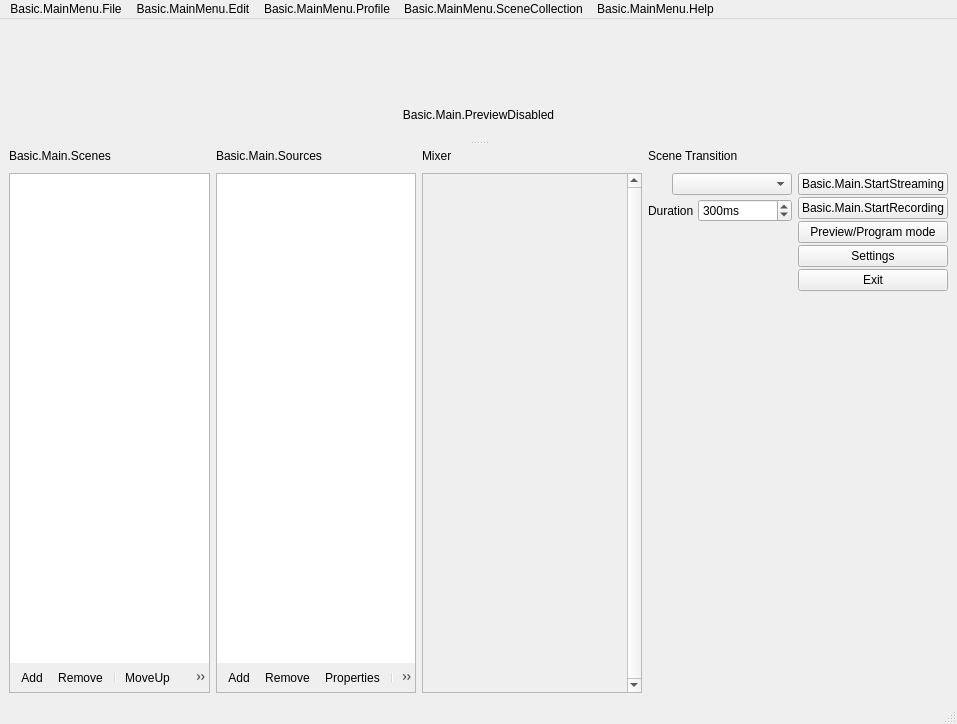
<?xml version="1.0" encoding="UTF-8"?>
<ui version="4.0">
 <author>Jim</author>
 <class>OBSBasic</class>
 <widget class="QMainWindow" name="OBSBasic">
  <property name="geometry">
   <rect>
    <x>0</x>
    <y>0</y>
    <width>957</width>
    <height>724</height>
   </rect>
  </property>
  <property name="sizePolicy">
   <sizepolicy hsizetype="Minimum" vsizetype="Minimum">
    <horstretch>0</horstretch>
    <verstretch>0</verstretch>
   </sizepolicy>
  </property>
  <property name="minimumSize">
   <size>
    <width>0</width>
    <height>0</height>
   </size>
  </property>
  <property name="windowTitle">
   <string>.MainWindow</string>
  </property>
  <property name="windowIcon">
   <iconset resource="obs.qrc">
    <normaloff>:/res/images/obs.png</normaloff>:/res/images/obs.png</iconset>
  </property>
  <property name="styleSheet">
   <string notr="true"/>
  </property>
  <widget class="QWidget" name="centralwidget">
   <layout class="QHBoxLayout" name="horizontalLayout">
    <item>
     <widget class="QSplitter" name="mainSplitter">
      <property name="orientation">
       <enum>Qt::Vertical</enum>
      </property>
      <property name="childrenCollapsible">
       <bool>false</bool>
      </property>
      <widget class="QWidget" name="verticalLayoutWidget_7">
       <layout class="QVBoxLayout" name="verticalLayout_14">
        <item>
         <layout class="QHBoxLayout" name="previewLayout">
          <property name="spacing">
           <number>2</number>
          </property>
          <item>
           <widget class="OBSBasicPreview" name="preview" native="true">
            <property name="sizePolicy">
             <sizepolicy hsizetype="Expanding" vsizetype="Expanding">
              <horstretch>0</horstretch>
              <verstretch>0</verstretch>
             </sizepolicy>
            </property>
            <property name="minimumSize">
             <size>
              <width>32</width>
              <height>32</height>
             </size>
            </property>
            <property name="focusPolicy">
             <enum>Qt::ClickFocus</enum>
            </property>
            <property name="contextMenuPolicy">
             <enum>Qt::CustomContextMenu</enum>
            </property>
           </widget>
          </item>
         </layout>
        </item>
        <item>
         <widget class="QLabel" name="previewDisabledLabel">
          <property name="sizePolicy">
           <sizepolicy hsizetype="Expanding" vsizetype="Expanding">
            <horstretch>0</horstretch>
            <verstretch>0</verstretch>
           </sizepolicy>
          </property>
          <property name="contextMenuPolicy">
           <enum>Qt::CustomContextMenu</enum>
          </property>
          <property name="text">
           <string>Basic.Main.PreviewDisabled</string>
          </property>
          <property name="alignment">
           <set>Qt::AlignCenter</set>
          </property>
         </widget>
        </item>
       </layout>
      </widget>
      <widget class="QWidget" name="gridLayoutWidget_2">
       <layout class="QGridLayout" name="gridLayout_2">
        <item row="1" column="4">
         <layout class="QVBoxLayout" name="buttonsVLayout">
          <property name="spacing">
           <number>2</number>
          </property>
          <item>
           <widget class="QPushButton" name="streamButton">
            <property name="enabled">
             <bool>true</bool>
            </property>
            <property name="sizePolicy">
             <sizepolicy hsizetype="Preferred" vsizetype="Fixed">
              <horstretch>0</horstretch>
              <verstretch>0</verstretch>
             </sizepolicy>
            </property>
            <property name="text">
             <string>Basic.Main.StartStreaming</string>
            </property>
            <property name="checkable">
             <bool>false</bool>
            </property>
           </widget>
          </item>
          <item>
           <widget class="QPushButton" name="recordButton">
            <property name="enabled">
             <bool>true</bool>
            </property>
            <property name="sizePolicy">
             <sizepolicy hsizetype="Preferred" vsizetype="Fixed">
              <horstretch>0</horstretch>
              <verstretch>0</verstretch>
             </sizepolicy>
            </property>
            <property name="minimumSize">
             <size>
              <width>130</width>
              <height>0</height>
             </size>
            </property>
            <property name="text">
             <string>Basic.Main.StartRecording</string>
            </property>
           </widget>
          </item>
          <item>
           <widget class="QPushButton" name="modeSwitch">
            <property name="text">
             <string>Preview/Program mode</string>
            </property>
           </widget>
          </item>
          <item>
           <widget class="QPushButton" name="settingsButton">
            <property name="sizePolicy">
             <sizepolicy hsizetype="Preferred" vsizetype="Fixed">
              <horstretch>0</horstretch>
              <verstretch>0</verstretch>
             </sizepolicy>
            </property>
            <property name="text">
             <string>Settings</string>
            </property>
           </widget>
          </item>
          <item>
           <widget class="QPushButton" name="exitButton">
            <property name="sizePolicy">
             <sizepolicy hsizetype="Preferred" vsizetype="Fixed">
              <horstretch>0</horstretch>
              <verstretch>0</verstretch>
             </sizepolicy>
            </property>
            <property name="text">
             <string>Exit</string>
            </property>
           </widget>
          </item>
          <item>
           <spacer name="expVSpacer_2">
            <property name="orientation">
             <enum>Qt::Vertical</enum>
            </property>
            <property name="sizeHint" stdset="0">
             <size>
              <width>0</width>
              <height>0</height>
             </size>
            </property>
           </spacer>
          </item>
         </layout>
        </item>
        <item row="1" column="2">
         <widget class="VScrollArea" name="scrollArea">
          <property name="minimumSize">
           <size>
            <width>220</width>
            <height>0</height>
           </size>
          </property>
          <property name="frameShape">
           <enum>QFrame::StyledPanel</enum>
          </property>
          <property name="frameShadow">
           <enum>QFrame::Sunken</enum>
          </property>
          <property name="verticalScrollBarPolicy">
           <enum>Qt::ScrollBarAlwaysOn</enum>
          </property>
          <property name="horizontalScrollBarPolicy">
           <enum>Qt::ScrollBarAlwaysOff</enum>
          </property>
          <property name="widgetResizable">
           <bool>true</bool>
          </property>
          <widget class="QWidget" name="volumeWidgets">
           <property name="geometry">
            <rect>
             <x>0</x>
             <y>0</y>
             <width>201</width>
             <height>16</height>
            </rect>
           </property>
           <property name="sizePolicy">
            <sizepolicy hsizetype="Preferred" vsizetype="Maximum">
             <horstretch>0</horstretch>
             <verstretch>0</verstretch>
            </sizepolicy>
           </property>
           <layout class="QVBoxLayout" name="verticalLayout_18">
            <property name="spacing">
             <number>0</number>
            </property>
            <property name="leftMargin">
             <number>0</number>
            </property>
            <property name="topMargin">
             <number>0</number>
            </property>
            <property name="rightMargin">
             <number>0</number>
            </property>
            <property name="bottomMargin">
             <number>0</number>
            </property>
           </layout>
          </widget>
         </widget>
        </item>
        <item row="1" column="0">
         <layout class="QVBoxLayout" name="scenesVLayout">
          <property name="spacing">
           <number>0</number>
          </property>
          <item>
           <widget class="QFrame" name="scenesFrame">
            <property name="sizePolicy">
             <sizepolicy hsizetype="Expanding" vsizetype="Expanding">
              <horstretch>0</horstretch>
              <verstretch>0</verstretch>
             </sizepolicy>
            </property>
            <property name="minimumSize">
             <size>
              <width>160</width>
              <height>0</height>
             </size>
            </property>
            <property name="maximumSize">
             <size>
              <width>260</width>
              <height>16777215</height>
             </size>
            </property>
            <property name="frameShape">
             <enum>QFrame::StyledPanel</enum>
            </property>
            <property name="frameShadow">
             <enum>QFrame::Sunken</enum>
            </property>
            <layout class="QVBoxLayout" name="verticalLayout_11">
             <property name="spacing">
              <number>0</number>
             </property>
             <property name="leftMargin">
              <number>0</number>
             </property>
             <property name="topMargin">
              <number>0</number>
             </property>
             <property name="rightMargin">
              <number>0</number>
             </property>
             <property name="bottomMargin">
              <number>0</number>
             </property>
             <item>
              <widget class="QListWidget" name="scenes">
               <property name="sizePolicy">
                <sizepolicy hsizetype="Preferred" vsizetype="Expanding">
                 <horstretch>0</horstretch>
                 <verstretch>0</verstretch>
                </sizepolicy>
               </property>
               <property name="contextMenuPolicy">
                <enum>Qt::CustomContextMenu</enum>
               </property>
               <property name="frameShape">
                <enum>QFrame::NoFrame</enum>
               </property>
               <property name="frameShadow">
                <enum>QFrame::Plain</enum>
               </property>
               <property name="showDropIndicator" stdset="0">
                <bool>true</bool>
               </property>
               <property name="dragEnabled">
                <bool>true</bool>
               </property>
               <property name="dragDropMode">
                <enum>QAbstractItemView::InternalMove</enum>
               </property>
               <property name="defaultDropAction">
                <enum>Qt::TargetMoveAction</enum>
               </property>
              </widget>
             </item>
             <item>
              <widget class="QToolBar" name="scenesToolbar">
               <property name="iconSize">
                <size>
                 <width>16</width>
                 <height>16</height>
                </size>
               </property>
               <property name="floatable">
                <bool>false</bool>
               </property>
               <addaction name="actionAddScene"/>
               <addaction name="actionRemoveScene"/>
               <addaction name="separator"/>
               <addaction name="actionSceneUp"/>
               <addaction name="actionSceneDown"/>
              </widget>
             </item>
             <item>
              <spacer name="scenesFixedSizeHSpacer">
               <property name="orientation">
                <enum>Qt::Horizontal</enum>
               </property>
               <property name="sizeType">
                <enum>QSizePolicy::Fixed</enum>
               </property>
               <property name="sizeHint" stdset="0">
                <size>
                 <width>150</width>
                 <height>0</height>
                </size>
               </property>
              </spacer>
             </item>
            </layout>
           </widget>
          </item>
         </layout>
        </item>
        <item row="0" column="1">
         <widget class="QLabel" name="sourcesLabel">
          <property name="text">
           <string>Basic.Main.Sources</string>
          </property>
         </widget>
        </item>
        <item row="0" column="2">
         <layout class="QHBoxLayout" name="mixadvHLayout">
          <property name="spacing">
           <number>2</number>
          </property>
          <item>
           <widget class="QLabel" name="mixerLabel">
            <property name="sizePolicy">
             <sizepolicy hsizetype="Maximum" vsizetype="Preferred">
              <horstretch>0</horstretch>
              <verstretch>0</verstretch>
             </sizepolicy>
            </property>
            <property name="text">
             <string>Mixer</string>
            </property>
           </widget>
          </item>
          <item>
           <widget class="QPushButton" name="advAudioProps">
            <property name="sizePolicy">
             <sizepolicy hsizetype="Maximum" vsizetype="Maximum">
              <horstretch>0</horstretch>
              <verstretch>0</verstretch>
             </sizepolicy>
            </property>
            <property name="maximumSize">
             <size>
              <width>22</width>
              <height>22</height>
             </size>
            </property>
            <property name="text">
             <string notr="true"/>
            </property>
            <property name="icon">
             <iconset resource="obs.qrc">
              <normaloff>:/res/images/configuration21_16.png</normaloff>:/res/images/configuration21_16.png</iconset>
            </property>
            <property name="flat">
             <bool>true</bool>
            </property>
            <property name="themeID" stdset="0">
             <string notr="true">configIconSmall</string>
            </property>
           </widget>
          </item>
          <item>
           <spacer name="mixadvHSpacer_4">
            <property name="orientation">
             <enum>Qt::Horizontal</enum>
            </property>
            <property name="sizeHint" stdset="0">
             <size>
              <width>0</width>
              <height>0</height>
             </size>
            </property>
           </spacer>
          </item>
         </layout>
        </item>
        <item row="1" column="1">
         <layout class="QVBoxLayout" name="sourcesVLayout">
          <property name="spacing">
           <number>0</number>
          </property>
          <item>
           <widget class="QFrame" name="sourcesFrame">
            <property name="sizePolicy">
             <sizepolicy hsizetype="Expanding" vsizetype="Expanding">
              <horstretch>0</horstretch>
              <verstretch>0</verstretch>
             </sizepolicy>
            </property>
            <property name="minimumSize">
             <size>
              <width>160</width>
              <height>0</height>
             </size>
            </property>
            <property name="maximumSize">
             <size>
              <width>260</width>
              <height>16777215</height>
             </size>
            </property>
            <property name="frameShape">
             <enum>QFrame::StyledPanel</enum>
            </property>
            <property name="frameShadow">
             <enum>QFrame::Sunken</enum>
            </property>
            <layout class="QVBoxLayout" name="verticalLayout_16">
             <property name="spacing">
              <number>0</number>
             </property>
             <property name="leftMargin">
              <number>0</number>
             </property>
             <property name="topMargin">
              <number>0</number>
             </property>
             <property name="rightMargin">
              <number>0</number>
             </property>
             <property name="bottomMargin">
              <number>0</number>
             </property>
             <item>
              <widget class="SourceListWidget" name="sources">
               <property name="sizePolicy">
                <sizepolicy hsizetype="Preferred" vsizetype="Expanding">
                 <horstretch>0</horstretch>
                 <verstretch>0</verstretch>
                </sizepolicy>
               </property>
               <property name="contextMenuPolicy">
                <enum>Qt::CustomContextMenu</enum>
               </property>
               <property name="frameShape">
                <enum>QFrame::NoFrame</enum>
               </property>
               <property name="showDropIndicator" stdset="0">
                <bool>true</bool>
               </property>
               <property name="dragEnabled">
                <bool>true</bool>
               </property>
               <property name="dragDropMode">
                <enum>QAbstractItemView::InternalMove</enum>
               </property>
               <property name="defaultDropAction">
                <enum>Qt::TargetMoveAction</enum>
               </property>
               <property name="selectionMode">
                <enum>QAbstractItemView::ExtendedSelection</enum>
               </property>
              </widget>
             </item>
             <item>
              <widget class="QToolBar" name="sourcesToolbar">
               <property name="iconSize">
                <size>
                 <width>16</width>
                 <height>16</height>
                </size>
               </property>
               <property name="floatable">
                <bool>false</bool>
               </property>
               <addaction name="actionAddSource"/>
               <addaction name="actionRemoveSource"/>
               <addaction name="actionSourceProperties"/>
               <addaction name="separator"/>
               <addaction name="actionSourceUp"/>
               <addaction name="actionSourceDown"/>
              </widget>
             </item>
             <item>
              <spacer name="sourcesFixedSizeHSpacer">
               <property name="orientation">
                <enum>Qt::Horizontal</enum>
               </property>
               <property name="sizeType">
                <enum>QSizePolicy::Fixed</enum>
               </property>
               <property name="sizeHint" stdset="0">
                <size>
                 <width>150</width>
                 <height>0</height>
                </size>
               </property>
              </spacer>
             </item>
            </layout>
           </widget>
          </item>
         </layout>
        </item>
        <item row="0" column="0">
         <widget class="QLabel" name="scenesLabel">
          <property name="text">
           <string>Basic.Main.Scenes</string>
          </property>
         </widget>
        </item>
        <item row="1" column="3">
         <layout class="QVBoxLayout" name="verticalLayout">
          <property name="spacing">
           <number>4</number>
          </property>
          <item>
           <layout class="QHBoxLayout" name="horizontalLayout_2">
            <property name="spacing">
             <number>2</number>
            </property>
            <item>
             <widget class="QPushButton" name="transitionProps">
              <property name="sizePolicy">
               <sizepolicy hsizetype="Maximum" vsizetype="Maximum">
                <horstretch>0</horstretch>
                <verstretch>0</verstretch>
               </sizepolicy>
              </property>
              <property name="maximumSize">
               <size>
                <width>22</width>
                <height>22</height>
               </size>
              </property>
              <property name="text">
               <string notr="true"/>
              </property>
              <property name="icon">
               <iconset resource="obs.qrc">
                <normaloff>:/res/images/configuration21_16.png</normaloff>:/res/images/configuration21_16.png</iconset>
              </property>
              <property name="flat">
               <bool>true</bool>
              </property>
              <property name="themeID" stdset="0">
               <string notr="true">configIconSmall</string>
              </property>
             </widget>
            </item>
            <item>
             <widget class="QComboBox" name="transitions">
              <property name="minimumSize">
               <size>
                <width>120</width>
                <height>0</height>
               </size>
              </property>
             </widget>
            </item>
           </layout>
          </item>
          <item>
           <layout class="QHBoxLayout" name="horizontalLayout_3">
            <property name="spacing">
             <number>4</number>
            </property>
            <item>
             <widget class="QLabel" name="label">
              <property name="sizePolicy">
               <sizepolicy hsizetype="Maximum" vsizetype="Preferred">
                <horstretch>0</horstretch>
                <verstretch>0</verstretch>
               </sizepolicy>
              </property>
              <property name="text">
               <string>Duration</string>
              </property>
             </widget>
            </item>
            <item>
             <widget class="QSpinBox" name="transitionDuration">
              <property name="suffix">
               <string>ms</string>
              </property>
              <property name="minimum">
               <number>2</number>
              </property>
              <property name="maximum">
               <number>10000</number>
              </property>
              <property name="singleStep">
               <number>50</number>
              </property>
              <property name="value">
               <number>300</number>
              </property>
             </widget>
            </item>
           </layout>
          </item>
          <item>
           <spacer name="verticalSpacer">
            <property name="orientation">
             <enum>Qt::Vertical</enum>
            </property>
            <property name="sizeHint" stdset="0">
             <size>
              <width>20</width>
              <height>40</height>
             </size>
            </property>
           </spacer>
          </item>
         </layout>
        </item>
        <item row="0" column="3">
         <widget class="QLabel" name="label_2">
          <property name="text">
           <string>Scene Transition</string>
          </property>
         </widget>
        </item>
       </layout>
      </widget>
     </widget>
    </item>
   </layout>
  </widget>
  <widget class="QMenuBar" name="menubar">
   <property name="geometry">
    <rect>
     <x>0</x>
     <y>0</y>
     <width>957</width>
     <height>21</height>
    </rect>
   </property>
   <widget class="QMenu" name="menu_File">
    <property name="title">
     <string>Basic.MainMenu.File</string>
    </property>
    <addaction name="actionShow_Recordings"/>
    <addaction name="actionRemux"/>
    <addaction name="separator"/>
    <addaction name="action_Settings"/>
    <addaction name="actionShowSettingsFolder"/>
    <addaction name="actionShowProfileFolder"/>
    <addaction name="separator"/>
    <addaction name="actionE_xit"/>
   </widget>
   <widget class="QMenu" name="menuBasic_MainMenu_Help">
    <property name="title">
     <string>Basic.MainMenu.Help</string>
    </property>
    <widget class="QMenu" name="menuLogFiles">
     <property name="title">
      <string>Basic.MainMenu.Help.Logs</string>
     </property>
     <addaction name="actionShowLogs"/>
     <addaction name="actionUploadCurrentLog"/>
     <addaction name="actionUploadLastLog"/>
     <addaction name="actionViewCurrentLog"/>
    </widget>
    <addaction name="actionWebsite"/>
    <addaction name="separator"/>
    <addaction name="menuLogFiles"/>
    <addaction name="actionCheckForUpdates"/>
   </widget>
   <widget class="QMenu" name="menuBasic_MainMenu_Edit">
    <property name="title">
     <string>Basic.MainMenu.Edit</string>
    </property>
    <widget class="QMenu" name="transformMenu">
     <property name="title">
      <string>Basic.MainMenu.Edit.Transform</string>
     </property>
     <addaction name="actionEditTransform"/>
     <addaction name="actionResetTransform"/>
     <addaction name="separator"/>
     <addaction name="actionRotate90CW"/>
     <addaction name="actionRotate90CCW"/>
     <addaction name="actionRotate180"/>
     <addaction name="separator"/>
     <addaction name="actionFlipHorizontal"/>
     <addaction name="actionFlipVertical"/>
     <addaction name="separator"/>
     <addaction name="actionFitToScreen"/>
     <addaction name="actionStretchToScreen"/>
     <addaction name="actionCenterToScreen"/>
    </widget>
    <widget class="QMenu" name="orderMenu">
     <property name="title">
      <string>Basic.MainMenu.Edit.Order</string>
     </property>
     <addaction name="actionMoveUp"/>
     <addaction name="actionMoveDown"/>
     <addaction name="separator"/>
     <addaction name="actionMoveToTop"/>
     <addaction name="actionMoveToBottom"/>
    </widget>
    <addaction name="transformMenu"/>
    <addaction name="orderMenu"/>
    <addaction name="separator"/>
    <addaction name="actionAdvAudioProperties"/>
   </widget>
   <widget class="QMenu" name="profileMenu">
    <property name="title">
     <string>Basic.MainMenu.Profile</string>
    </property>
    <addaction name="actionNewProfile"/>
    <addaction name="actionDupProfile"/>
    <addaction name="actionRenameProfile"/>
    <addaction name="actionRemoveProfile"/>
    <addaction name="separator"/>
   </widget>
   <widget class="QMenu" name="sceneCollectionMenu">
    <property name="title">
     <string>Basic.MainMenu.SceneCollection</string>
    </property>
    <addaction name="actionNewSceneCollection"/>
    <addaction name="actionDupSceneCollection"/>
    <addaction name="actionRenameSceneCollection"/>
    <addaction name="actionRemoveSceneCollection"/>
    <addaction name="separator"/>
   </widget>
   <addaction name="menu_File"/>
   <addaction name="menuBasic_MainMenu_Edit"/>
   <addaction name="profileMenu"/>
   <addaction name="sceneCollectionMenu"/>
   <addaction name="menuBasic_MainMenu_Help"/>
  </widget>
  <widget class="OBSBasicStatusBar" name="statusbar"/>
  <action name="actionAddScene">
   <property name="icon">
    <iconset resource="obs.qrc">
     <normaloff>:/res/images/add.png</normaloff>:/res/images/add.png</iconset>
   </property>
   <property name="text">
    <string>Add</string>
   </property>
   <property name="themeID" stdset="0">
    <string notr="true">addIconSmall</string>
   </property>
  </action>
  <action name="actionAddSource">
   <property name="icon">
    <iconset resource="obs.qrc">
     <normaloff>:/res/images/add.png</normaloff>:/res/images/add.png</iconset>
   </property>
   <property name="text">
    <string>Add</string>
   </property>
   <property name="themeID" stdset="0">
    <string notr="true">addIconSmall</string>
   </property>
  </action>
  <action name="actionRemoveScene">
   <property name="icon">
    <iconset resource="obs.qrc">
     <normaloff>:/res/images/list_remove.png</normaloff>:/res/images/list_remove.png</iconset>
   </property>
   <property name="text">
    <string>Remove</string>
   </property>
   <property name="shortcut">
    <string>Del</string>
   </property>
   <property name="shortcutContext">
    <enum>Qt::WidgetWithChildrenShortcut</enum>
   </property>
   <property name="themeID" stdset="0">
    <string notr="true">removeIconSmall</string>
   </property>
  </action>
  <action name="actionRemoveSource">
   <property name="icon">
    <iconset resource="obs.qrc">
     <normaloff>:/res/images/list_remove.png</normaloff>:/res/images/list_remove.png</iconset>
   </property>
   <property name="text">
    <string>Remove</string>
   </property>
   <property name="shortcut">
    <string>Del</string>
   </property>
   <property name="shortcutContext">
    <enum>Qt::WidgetWithChildrenShortcut</enum>
   </property>
   <property name="themeID" stdset="0">
    <string notr="true">removeIconSmall</string>
   </property>
  </action>
  <action name="actionSourceProperties">
   <property name="enabled">
    <bool>true</bool>
   </property>
   <property name="icon">
    <iconset resource="obs.qrc">
     <normaloff>:/res/images/properties.png</normaloff>:/res/images/properties.png</iconset>
   </property>
   <property name="text">
    <string>Properties</string>
   </property>
   <property name="themeID" stdset="0">
    <string notr="true">propertiesIconSmall</string>
   </property>
  </action>
  <action name="actionSceneUp">
   <property name="icon">
    <iconset resource="obs.qrc">
     <normaloff>:/res/images/up.png</normaloff>:/res/images/up.png</iconset>
   </property>
   <property name="text">
    <string>MoveUp</string>
   </property>
   <property name="themeID" stdset="0">
    <string notr="true">upArrowIconSmall</string>
   </property>
  </action>
  <action name="actionSourceUp">
   <property name="enabled">
    <bool>true</bool>
   </property>
   <property name="icon">
    <iconset resource="obs.qrc">
     <normaloff>:/res/images/up.png</normaloff>:/res/images/up.png</iconset>
   </property>
   <property name="text">
    <string>MoveUp</string>
   </property>
   <property name="themeID" stdset="0">
    <string notr="true">upArrowIconSmall</string>
   </property>
  </action>
  <action name="actionSceneDown">
   <property name="icon">
    <iconset resource="obs.qrc">
     <normaloff>:/res/images/down.png</normaloff>:/res/images/down.png</iconset>
   </property>
   <property name="text">
    <string>MoveDown</string>
   </property>
   <property name="themeID" stdset="0">
    <string notr="true">downArrowIconSmall</string>
   </property>
  </action>
  <action name="actionSourceDown">
   <property name="enabled">
    <bool>true</bool>
   </property>
   <property name="icon">
    <iconset resource="obs.qrc">
     <normaloff>:/res/images/down.png</normaloff>:/res/images/down.png</iconset>
   </property>
   <property name="text">
    <string>MoveDown</string>
   </property>
   <property name="themeID" stdset="0">
    <string notr="true">downArrowIconSmall</string>
   </property>
  </action>
  <action name="actionShow_Recordings">
   <property name="text">
    <string>Basic.MainMenu.File.ShowRecordings</string>
   </property>
  </action>
  <action name="actionRemux">
   <property name="text">
    <string>Basic.MainMenu.File.Remux</string>
   </property>
  </action>
  <action name="action_Settings">
   <property name="text">
    <string>Basic.MainMenu.File.Settings</string>
   </property>
  </action>
  <action name="actionE_xit">
   <property name="text">
    <string>Basic.MainMenu.File.Exit</string>
   </property>
  </action>
  <action name="actionShowLogs">
   <property name="text">
    <string>Basic.MainMenu.Help.Logs.ShowLogs</string>
   </property>
  </action>
  <action name="actionUploadLastLog">
   <property name="text">
    <string>Basic.MainMenu.Help.Logs.UploadLastLog</string>
   </property>
  </action>
  <action name="actionUploadCurrentLog">
   <property name="text">
    <string>Basic.MainMenu.Help.Logs.UploadCurrentLog</string>
   </property>
  </action>
  <action name="actionViewCurrentLog">
   <property name="text">
    <string>Basic.MainMenu.Help.Logs.ViewCurrentLog</string>
   </property>
  </action>
  <action name="actionUndo">
   <property name="enabled">
    <bool>false</bool>
   </property>
   <property name="text">
    <string>Basic.MainMenu.Edit.Undo</string>
   </property>
  </action>
  <action name="actionRedo">
   <property name="enabled">
    <bool>false</bool>
   </property>
   <property name="text">
    <string>Basic.MainMenu.Edit.Redo</string>
   </property>
  </action>
  <action name="actionEditTransform">
   <property name="text">
    <string>Basic.MainMenu.Edit.Transform.EditTransform</string>
   </property>
  </action>
  <action name="actionRotate90CW">
   <property name="text">
    <string>Basic.MainMenu.Edit.Transform.Rotate90CW</string>
   </property>
  </action>
  <action name="actionRotate90CCW">
   <property name="text">
    <string>Basic.MainMenu.Edit.Transform.Rotate90CCW</string>
   </property>
  </action>
  <action name="actionRotate180">
   <property name="text">
    <string>Basic.MainMenu.Edit.Transform.Rotate180</string>
   </property>
  </action>
  <action name="actionFitToScreen">
   <property name="text">
    <string>Basic.MainMenu.Edit.Transform.FitToScreen</string>
   </property>
   <property name="shortcut">
    <string>Ctrl+F</string>
   </property>
  </action>
  <action name="actionStretchToScreen">
   <property name="text">
    <string>Basic.MainMenu.Edit.Transform.StretchToScreen</string>
   </property>
   <property name="shortcut">
    <string>Ctrl+S</string>
   </property>
  </action>
  <action name="actionResetTransform">
   <property name="text">
    <string>Basic.MainMenu.Edit.Transform.ResetTransform</string>
   </property>
   <property name="shortcut">
    <string>Ctrl+R</string>
   </property>
  </action>
  <action name="actionCenterToScreen">
   <property name="text">
    <string>Basic.MainMenu.Edit.Transform.CenterToScreen</string>
   </property>
   <property name="shortcut">
    <string>Ctrl+D</string>
   </property>
  </action>
  <action name="actionFlipHorizontal">
   <property name="text">
    <string>Basic.MainMenu.Edit.Transform.FlipHorizontal</string>
   </property>
  </action>
  <action name="actionFlipVertical">
   <property name="text">
    <string>Basic.MainMenu.Edit.Transform.FlipVertical</string>
   </property>
  </action>
  <action name="actionMoveUp">
   <property name="text">
    <string>Basic.MainMenu.Edit.Order.MoveUp</string>
   </property>
   <property name="shortcut">
    <string>Ctrl+Up</string>
   </property>
  </action>
  <action name="actionMoveDown">
   <property name="text">
    <string>Basic.MainMenu.Edit.Order.MoveDown</string>
   </property>
   <property name="shortcut">
    <string>Ctrl+Down</string>
   </property>
  </action>
  <action name="actionMoveToTop">
   <property name="text">
    <string>Basic.MainMenu.Edit.Order.MoveToTop</string>
   </property>
   <property name="shortcut">
    <string>Ctrl+Home</string>
   </property>
  </action>
  <action name="actionMoveToBottom">
   <property name="text">
    <string>Basic.MainMenu.Edit.Order.MoveToBottom</string>
   </property>
   <property name="shortcut">
    <string>Ctrl+End</string>
   </property>
  </action>
  <action name="actionCheckForUpdates">
   <property name="text">
    <string>Basic.MainMenu.Help.CheckForUpdates</string>
   </property>
  </action>
  <action name="actionInteract">
   <property name="text">
    <string>Interact</string>
   </property>
  </action>
  <action name="actionAdvAudioProperties">
   <property name="text">
    <string>Basic.MainMenu.Edit.AdvAudio</string>
   </property>
  </action>
  <action name="actionWebsite">
   <property name="text">
    <string>Basic.MainMenu.Help.Website</string>
   </property>
  </action>
  <action name="actionNewSceneCollection">
   <property name="text">
    <string>New</string>
   </property>
  </action>
  <action name="actionDupSceneCollection">
   <property name="text">
    <string>Duplicate</string>
   </property>
  </action>
  <action name="actionRenameSceneCollection">
   <property name="text">
    <string>Rename</string>
   </property>
  </action>
  <action name="actionRemoveSceneCollection">
   <property name="text">
    <string>Remove</string>
   </property>
  </action>
  <action name="actionNewProfile">
   <property name="text">
    <string>New</string>
   </property>
  </action>
  <action name="actionDupProfile">
   <property name="text">
    <string>Duplicate</string>
   </property>
  </action>
  <action name="actionRenameProfile">
   <property name="text">
    <string>Rename</string>
   </property>
  </action>
  <action name="actionRemoveProfile">
   <property name="text">
    <string>Remove</string>
   </property>
  </action>
  <action name="actionShowSettingsFolder">
   <property name="text">
    <string>Basic.MainMenu.File.ShowSettingsFolder</string>
   </property>
  </action>
  <action name="actionShowProfileFolder">
   <property name="text">
    <string>Basic.MainMenu.File.ShowProfileFolder</string>
   </property>
  </action>
 </widget>
 <customwidgets>
  <customwidget>
   <class>OBSBasicPreview</class>
   <extends>QWidget</extends>
   <header>window-basic-preview.hpp</header>
   <container>1</container>
  </customwidget>
  <customwidget>
   <class>OBSBasicStatusBar</class>
   <extends>QStatusBar</extends>
   <header>window-basic-status-bar.hpp</header>
  </customwidget>
  <customwidget>
   <class>VScrollArea</class>
   <extends>QScrollArea</extends>
   <header>vertical-scroll-area.hpp</header>
   <container>1</container>
  </customwidget>
  <customwidget>
   <class>SourceListWidget</class>
   <extends>QListWidget</extends>
   <header>source-list-widget.hpp</header>
  </customwidget>
 </customwidgets>
 <resources>
  <include location="obs.qrc"/>
 </resources>
 <connections>
  <connection>
   <sender>actionE_xit</sender>
   <signal>triggered()</signal>
   <receiver>OBSBasic</receiver>
   <slot>close()</slot>
   <hints>
    <hint type="sourcelabel">
     <x>-1</x>
     <y>-1</y>
    </hint>
    <hint type="destinationlabel">
     <x>463</x>
     <y>351</y>
    </hint>
   </hints>
  </connection>
  <connection>
   <sender>exitButton</sender>
   <signal>clicked()</signal>
   <receiver>OBSBasic</receiver>
   <slot>close()</slot>
   <hints>
    <hint type="sourcelabel">
     <x>838</x>
     <y>272</y>
    </hint>
    <hint type="destinationlabel">
     <x>902</x>
     <y>-10</y>
    </hint>
   </hints>
  </connection>
 </connections>
</ui>
